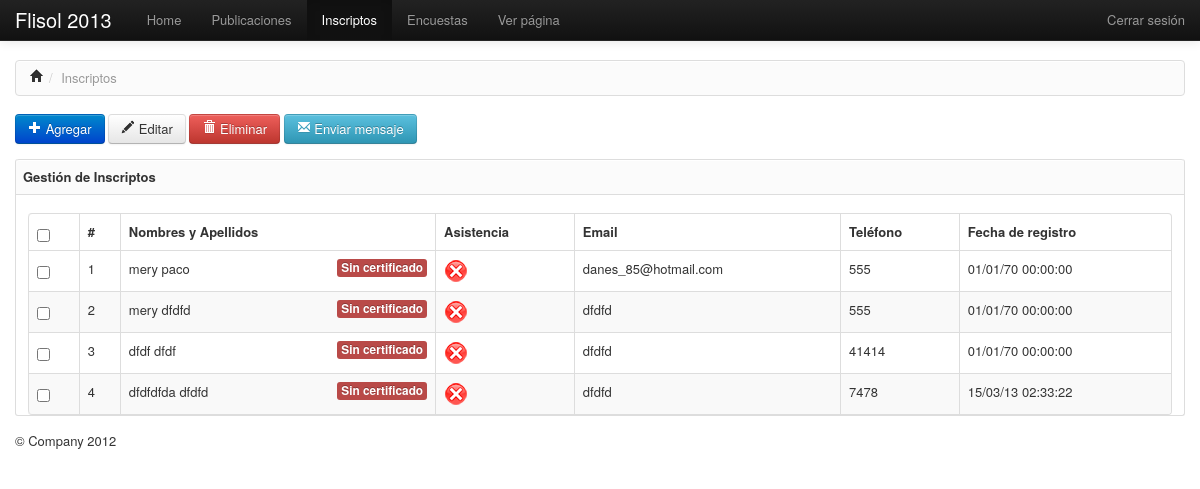
/admin/inscriptos/index.php (signed in), run on an earlier commit of the app's database.
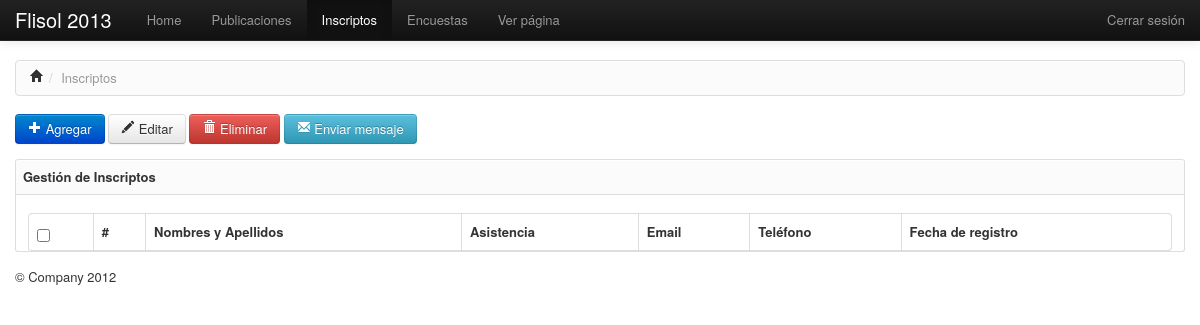
And on a later commit of the database.
### tables this page shows
CREATE TABLE IF NOT EXISTS `inscriptos` (
  `id` int(11) NOT NULL AUTO_INCREMENT,
  `dni` tinyint(8) DEFAULT NULL,
  `nombres` varchar(120) NOT NULL,
  `apellidos` varchar(120) NOT NULL,
  `email` varchar(200) DEFAULT NULL,
  `telefono` varchar(15) DEFAULT NULL,
  `organizacion` varchar(225) DEFAULT NULL,
  `fecha_registro` datetime DEFAULT NULL,
  `certificado` tinyint(1) DEFAULT NULL,
  PRIMARY KEY (`id`)
);

### config/conexion.php (called while the page is built, shortened)
<?php
function conectar(){
	$conexion=mysql_connect(BD_HOST,BD_USUARIO,BD_PASSWORD);
	return($conexion);
}
function query_data($consulta){
	$data=mysql_query($consulta);
	while($tupla=mysql_fetch_array($data)):
		$tuplas[]=$tupla;
	endwhile;
	return($tuplas);
}
?>

### admin/inscriptos/index.php (the view, shortened to what this page needs)
<?php
	require_once('../../config/conexion.php');
?>
	<div class="container">
		<ul class="breadcrumb">
			<li><a href="#"><i class="icon-home"></i></a><span class="divider">/</span></li>
	    	<li class="active">Inscriptos</li>
    	</ul>
		<section>
			<a href="agregar.php" class="btn btn-primary">
				<i class="icon-plus icon-white"></i> Agregar
			</a>
			<form action="editar.php" method="GET" id="form-editar" class="form-horizontal">
				<button class="btn"><i class="icon-pencil"></i> Editar</button>
			</form>
			<form action="index.php" method="POST" id="form-eliminar" class="form-horizontal">
				<button class="btn btn-danger"><i class="icon-trash icon-white"></i> Eliminar</button>
			</form>
			<a href="#" class="btn btn-info">
				<i class="icon-envelope icon-white"></i> Enviar mensaje
			</a>
		</section>
    	<?php $inscriptos = @query_data("SELECT * FROM inscriptos");?>
    	<section>
    		<div class="box">
    			<h4 class="box-header round-top">Gestión de Inscriptos</h4>
    			<div class="box-content">
    				<table id="dataTable" class="table table-striped table-bordered">
    					<thead>
    						<th><input type="checkbox" id="seleccionados"/></th>
    						<th>#</th>
    						<th>Nombres y Apellidos</th>
    						<th>Asistencia</th>
    						<th>Email</th>
    						<th>Teléfono</th>
    						<th>Fecha de registro</th>
    					</thead>
    					<tbody>
    					<?php if(!empty($inscriptos)):?>
    					<form id="form-inscriptos">
    					<?php foreach ($inscriptos as $inscripto): ?>
						<tr>
							<td><input type="checkbox" name="inscriptoid" value="<?php echo $inscripto['id'];?>"></td>
							<td><?php echo $inscripto['id']; ?></td>
							<td>
								<?php echo utf8_encode($inscripto['nombres'].' '.$inscripto['apellidos']); ?>
								<?php if($inscripto['certificado']):?>
									<span class="label label-success pull-right">Con certificado</span>
								<?php else: ?>
									<span class="label label-important pull-right">Sin certificado</span>
								<?php endif;?>
							</td>
							<td>
								<?php if($inscripto['asistencia']):?>
									<a href="#"><img src="../../recursos/img/tick.png"></a>
								<?php else: ?>
									<a href="#"><img src="../../recursos/img/delete.png"></a>
								<?php endif;?>
							</td>
							<td><?php echo utf8_encode($inscripto['email']); ?></td>
							<td><?php echo utf8_encode($inscripto['telefono']); ?></td>
							<td>
							<?php setlocale(LC_TIME, "spanish");
								$fecha = strftime(" %d/%m/%y %H:%M:%S ",strtotime($inscripto['fecha_registro']));
								echo $fecha;
							?>
							</td>
						</tr>
						<?php endforeach; ?>
						</form>
						<?php endif;?>
    					</tbody>
    				</table>
    			</div>
    		</div>
    	</section>
	</div>

What changed in the data, as far as the page shows it:
removed inscriptos: id "1", nombres+apellidos "mery paco", shows "Sin certificado", email "danes_85@hotmail.com", telefono "555", fecha_registro "01/01/70 00:00:00"
removed inscriptos: id "2", nombres+apellidos "mery dfdfd", shows "Sin certificado", email "dfdfd", telefono "555", fecha_registro "01/01/70 00:00:00"
removed inscriptos: id "3", nombres+apellidos "dfdf dfdf", shows "Sin certificado", email "dfdfd", telefono "41414", fecha_registro "01/01/70 00:00:00"
removed inscriptos: id "4", nombres+apellidos "dfdfdfda dfdfd", shows "Sin certificado", email "dfdfd", telefono "7478", fecha_registro "15/03/13 02:33:22"
